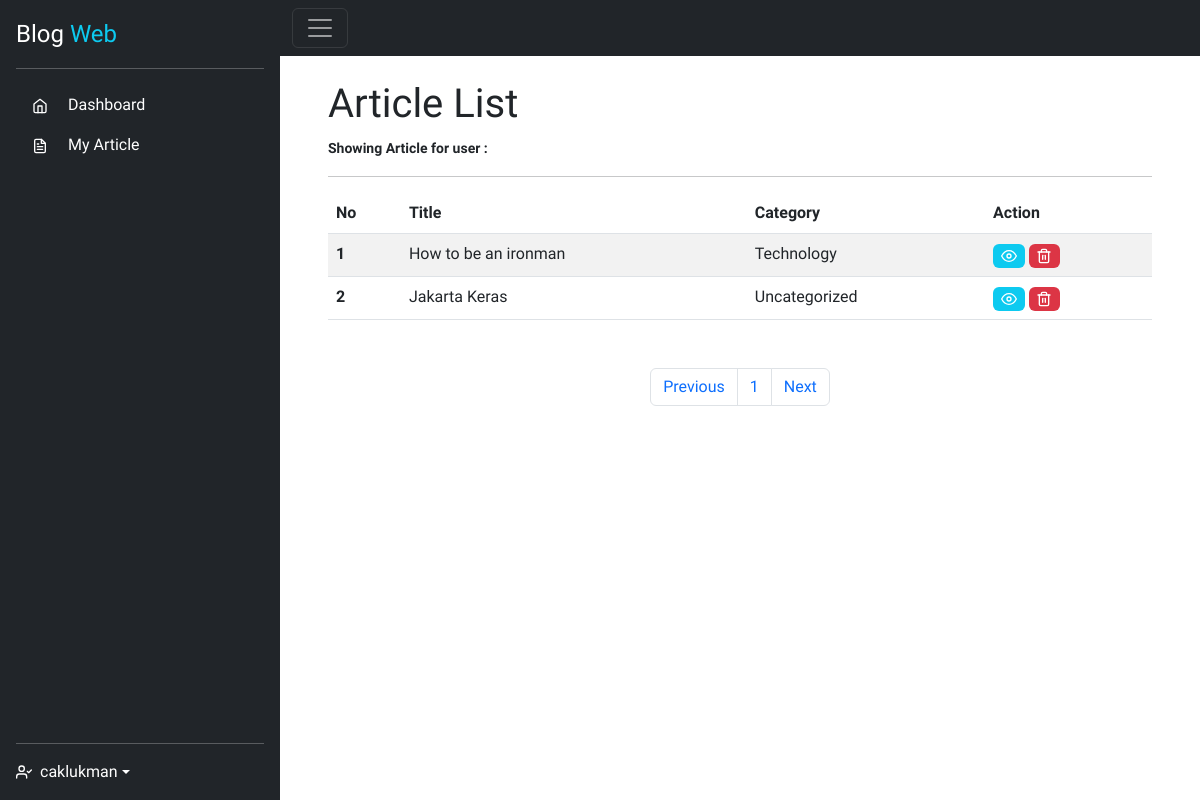
Page /dashboard/users/viewArticle.php?u_id=4 (signed in) on the earlier database version.
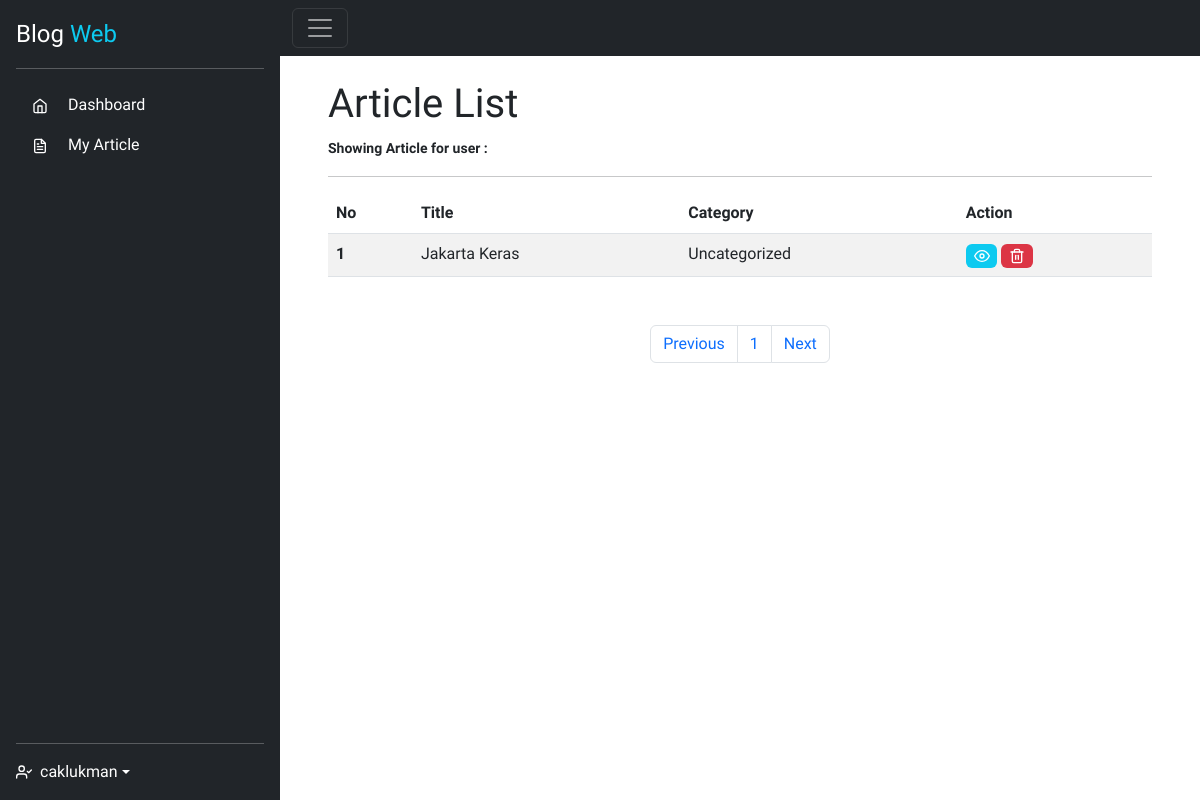
Same page on the later database version.
### tables this page shows
CREATE TABLE `article` (
  `article_id` int(11) NOT NULL AUTO_INCREMENT,
  `title` varchar(255) NOT NULL,
  `img` varchar(255) DEFAULT NULL,
  `category_id` int(11) DEFAULT NULL,
  `user_id` int(11) DEFAULT NULL,
  `content` text DEFAULT NULL,
  `timestamp` timestamp NOT NULL DEFAULT current_timestamp() ON UPDATE current_timestamp(),
  PRIMARY KEY (`article_id`),
  KEY `user_id` (`user_id`),
  KEY `category_id` (`category_id`),
  CONSTRAINT `article_ibfk_1` FOREIGN KEY (`user_id`) REFERENCES `user` (`id`),
  CONSTRAINT `article_ibfk_2` FOREIGN KEY (`category_id`) REFERENCES `category` (`id`)
);

CREATE TABLE `category` (
  `id` int(11) NOT NULL AUTO_INCREMENT,
  `name` varchar(255) DEFAULT NULL,
  PRIMARY KEY (`id`)
);

### dashboard/users/viewArticle.php (the view, shortened to what this page needs)
<?php
include '../templates/header.php';
$u_id = $_GET['u_id'];
$username = $_GET['username'];
?>
<h1>Article List</h1>
<strong>
    <small>Showing Article for user : <?php echo "$username" ?></small>
</strong>
<hr>
<table class="table table-striped mb-5">
    <thead>
        <tr>
            <th scope="col">No</th>
            <th scope="col">Title</th>
            <th scope="col">Category</th>
            <th scope="col">Action</th>
        </tr>
    </thead>
    <tbody>
        <?php
        $batas = 5;
        $halaman = isset($_GET['halaman']) ? (int)$_GET['halaman'] : 1;
        $halaman_awal = ($halaman > 1) ? ($halaman * $batas) - $batas : 0;
        $previous = $halaman - 1;
        $next = $halaman + 1;
        $sql = "SELECT article_id, a.title, c.name AS category FROM article a
        JOIN category c ON(a.category_id = c.id) WHERE user_id =$u_id";
        $articles = mysqli_query($connect, $sql);
        $jumlah_data = mysqli_num_rows($articles);
        $total_halaman = ceil($jumlah_data / $batas);
        $query = "$sql limit $halaman_awal, $batas";
        $articles = mysqli_query($connect, $query);
        if (mysqli_num_rows($articles) > 0) {
            $i = 1;
            foreach ($articles as $article) {
        ?>
                <tr>
                    <th scope="row"><?= $i ?></th>
                    <td><?= $article['title'] ?></td>
                    <td><?= $article['category'] ?></td>
                    <td>
                        <a href="../article/view.php?a_id=<?= $article['article_id'] ?>&userpost=<?= $username ?>" class="badge bg-info">
                            <i data-feather="eye"></i>
                        </a>
                        <a href="../process/deleteArticle.php?a_id=<?= $article['article_id'] ?>&true=<?= 1 ?>" class="badge bg-danger">
                            <i data-feather="trash-2"></i>
                        </a>
                    </td>
                </tr>
        <?php
                $i++;
            }
        }
        ?>
    </tbody>
</table>
<nav>
    <ul class="pagination justify-content-center">
        <li class="page-item">
            <a class="page-link" <?php if ($halaman > 1) {
                                        echo "href='?halaman=$previous'";
                                    } ?>>Previous</a>
        </li>
        <?php
        for ($x = 1; $x <= $total_halaman; $x++) {
        ?>
            <li class="page-item"><a class="page-link" href="?halaman=<?= $x ?>"><?= $x; ?></a></li>
        <?php
        }
        ?>
        <li class="page-item">
            <a class="page-link" <?php if ($halaman < $total_halaman) {
                                        echo "href='?halaman=$next'";
                                    } ?>>Next</a>
        </li>
    </ul>
</nav>
</article>
</main>
</div>
<?php include '../templates/footer.php'; ?>

Differences in the rows shown:
removed article: title "How to be an ironman", category.name "Technology"
